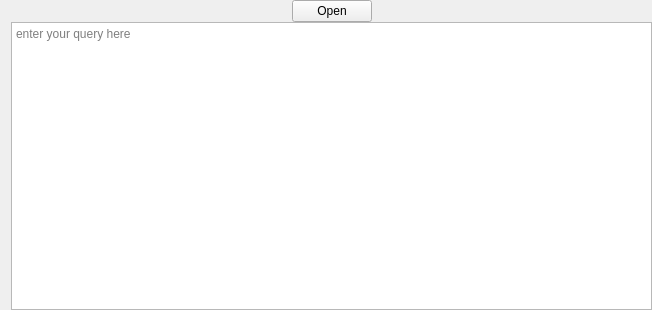
<?xml version="1.0" encoding="UTF-8"?>
<ui version="4.0">
 <class>QueryFilter</class>
 <widget class="QWidget" name="QueryFilter">
  <property name="geometry">
   <rect>
    <x>0</x>
    <y>0</y>
    <width>652</width>
    <height>310</height>
   </rect>
  </property>
  <property name="sizePolicy">
   <sizepolicy hsizetype="Minimum" vsizetype="Minimum">
    <horstretch>0</horstretch>
    <verstretch>0</verstretch>
   </sizepolicy>
  </property>
  <property name="windowTitle">
   <string>QueryFilter</string>
  </property>
  <layout class="QGridLayout" name="gridLayout">
   <property name="topMargin">
    <number>0</number>
   </property>
   <property name="rightMargin">
    <number>0</number>
   </property>
   <property name="bottomMargin">
    <number>0</number>
   </property>
   <property name="spacing">
    <number>0</number>
   </property>
   <item row="1" column="0">
    <widget class="NameChooser" name="nameChooser">
     <property name="sizePolicy">
      <sizepolicy hsizetype="Expanding" vsizetype="Minimum">
       <horstretch>0</horstretch>
       <verstretch>0</verstretch>
      </sizepolicy>
     </property>
     <property name="toolTip">
      <string>The current time</string>
     </property>
     <property name="whatsThis">
      <string>The analog clock widget displays the current time.</string>
     </property>
    </widget>
   </item>
   <item row="1" column="2">
    <spacer name="horizontalSpacer">
     <property name="orientation">
      <enum>Qt::Horizontal</enum>
     </property>
     <property name="sizeHint" stdset="0">
      <size>
       <width>40</width>
       <height>20</height>
      </size>
     </property>
    </spacer>
   </item>
   <item row="1" column="1">
    <widget class="QPushButton" name="open">
     <property name="text">
      <string>Open</string>
     </property>
    </widget>
   </item>
   <item row="2" column="0" colspan="3">
    <widget class="QTextEdit" name="filterEdit">
     <property name="placeholderText">
      <string>enter your query here</string>
     </property>
    </widget>
   </item>
  </layout>
 </widget>
 <customwidgets>
  <customwidget>
   <class>NameChooser</class>
   <extends>QWidget</extends>
   <header location="global">common_widgets/namechooser.h</header>
   <container>1</container>
  </customwidget>
 </customwidgets>
 <resources/>
 <connections/>
</ui>
